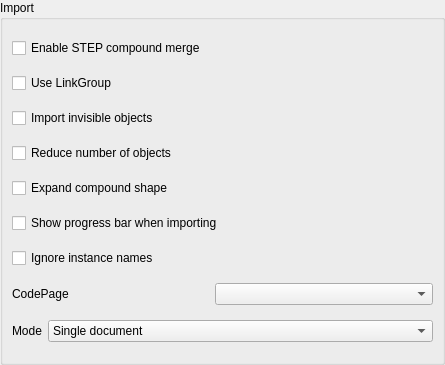
<?xml version="1.0" encoding="UTF-8"?>
<ui version="4.0">
 <class>PartGui::DlgImportStep</class>
 <widget class="QWidget" name="PartGui::DlgImportStep">
  <property name="geometry">
   <rect>
    <x>0</x>
    <y>0</y>
    <width>445</width>
    <height>365</height>
   </rect>
  </property>
  <property name="windowTitle">
   <string>STEP Import Settings</string>
  </property>
  <layout class="QGridLayout" name="gridLayout_4">
   <property name="margin">
    <number>0</number>
   </property>
   <item row="1" column="0">
    <widget class="QGroupBox" name="GroupBox2">
     <property name="title">
      <string>Import</string>
     </property>
     <layout class="QVBoxLayout" name="verticalLayout">
      <item>
       <widget class="Gui::PreauracadheckBox" name="checkBoxMergeCompound">
        <property name="toolTip">
         <string>Merges all shapes into a single compound during import, resolving part instances and applying transforms. Increases import time but does not affect geometry accuracy or rendering quality.</string>
        </property>
        <property name="text">
         <string>Enable STEP compound merge</string>
        </property>
        <property name="prefEntry" stdset="0">
         <cstring>ReadShapeCompoundMode</cstring>
        </property>
        <property name="prefPath" stdset="0">
         <cstring>Mod/Import/hSTEP</cstring>
        </property>
       </widget>
      </item>
      <item>
       <widget class="Gui::PreauracadheckBox" name="checkBoxUseLinkGroup">
        <property name="toolTip">
         <string>Select this to use App::LinkGroup as group container, or else use App::Part</string>
        </property>
        <property name="text">
         <string>Use LinkGroup</string>
        </property>
        <property name="prefEntry" stdset="0">
         <cstring>UseLinkGroup</cstring>
        </property>
        <property name="prefPath" stdset="0">
         <cstring>Mod/Import</cstring>
        </property>
       </widget>
      </item>
      <item>
       <widget class="Gui::PreauracadheckBox" name="checkBoxImportHiddenObj">
        <property name="toolTip">
         <string>Select this to import invisible objects</string>
        </property>
        <property name="text">
         <string>Import invisible objects</string>
        </property>
        <property name="prefEntry" stdset="0">
         <cstring>ImportHiddenObject</cstring>
        </property>
        <property name="prefPath" stdset="0">
         <cstring>Mod/Import</cstring>
        </property>
       </widget>
      </item>
      <item>
       <widget class="Gui::PreauracadheckBox" name="checkBoxReduceObjects">
        <property name="toolTip">
         <string>Reduce number of objects using Link array</string>
        </property>
        <property name="text">
         <string>Reduce number of objects</string>
        </property>
        <property name="prefEntry" stdset="0">
         <cstring>ReduceObjects</cstring>
        </property>
        <property name="prefPath" stdset="0">
         <cstring>Mod/Import</cstring>
        </property>
       </widget>
      </item>
      <item>
       <widget class="Gui::PreauracadheckBox" name="checkBoxExpandCompound">
        <property name="toolTip">
         <string>Expand compound shape with multiple solids</string>
        </property>
        <property name="text">
         <string>Expand compound shape</string>
        </property>
        <property name="prefEntry" stdset="0">
         <cstring>ExpandCompound</cstring>
        </property>
        <property name="prefPath" stdset="0">
         <cstring>Mod/Import</cstring>
        </property>
       </widget>
      </item>
      <item>
       <widget class="Gui::PreauracadheckBox" name="checkBoxShowProgress">
        <property name="toolTip">
         <string>Show progress bar when importing</string>
        </property>
        <property name="text">
         <string>Show progress bar when importing</string>
        </property>
        <property name="prefEntry" stdset="0">
         <cstring>ShowProgress</cstring>
        </property>
        <property name="prefPath" stdset="0">
         <cstring>Mod/Import</cstring>
        </property>
       </widget>
      </item>
      <item>
       <widget class="Gui::PreauracadheckBox" name="checkBoxUseBaseName">
        <property name="toolTip">
         <string>Do not use instance names. Useful for some legacy STEP files with non-meaningful auto-generated instance names.</string>
        </property>
        <property name="text">
         <string>Ignore instance names</string>
        </property>
        <property name="prefEntry" stdset="0">
         <cstring>UseBaseName</cstring>
        </property>
        <property name="prefPath" stdset="0">
         <cstring>Mod/Import</cstring>
        </property>
       </widget>
      </item>
      <item>
       <layout class="QHBoxLayout" name="horizontalLayout_2">
        <item>
         <widget class="QLabel" name="label_6">
          <property name="enabled">
           <bool>true</bool>
          </property>
          <property name="minimumSize">
           <size>
            <width>197</width>
            <height>0</height>
           </size>
          </property>
          <property name="text">
           <string>CodePage</string>
          </property>
         </widget>
        </item>
        <item>
         <widget class="Gui::PreauracadomboBox" name="comboBoxImportCodePage">
          <property name="sizePolicy">
           <sizepolicy hsizetype="Expanding" vsizetype="Fixed">
            <horstretch>0</horstretch>
            <verstretch>0</verstretch>
           </sizepolicy>
          </property>
          <property name="prefEntry" stdset="0">
           <cstring>ImportCodePage</cstring>
          </property>
          <property name="prefPath" stdset="0">
           <cstring>Mod/Import</cstring>
          </property>
         </widget>
        </item>
       </layout>
      </item>
      <item>
       <layout class="QHBoxLayout" name="horizontalLayout">
        <item>
         <widget class="QLabel" name="label_5">
          <property name="text">
           <string>Mode</string>
          </property>
         </widget>
        </item>
        <item>
         <widget class="Gui::PreauracadomboBox" name="comboBoxImportMode">
          <property name="sizePolicy">
           <sizepolicy hsizetype="Expanding" vsizetype="Fixed">
            <horstretch>0</horstretch>
            <verstretch>0</verstretch>
           </sizepolicy>
          </property>
          <property name="prefEntry" stdset="0">
           <cstring>ImportMode</cstring>
          </property>
          <property name="prefPath" stdset="0">
           <cstring>Mod/Import</cstring>
          </property>
          <item>
           <property name="text">
            <string>Single document</string>
           </property>
          </item>
          <item>
           <property name="text">
            <string>Assembly per document</string>
           </property>
          </item>
          <item>
           <property name="text">
            <string>Assembly per document in sub-directory</string>
           </property>
          </item>
          <item>
           <property name="text">
            <string>Object per document</string>
           </property>
          </item>
          <item>
           <property name="text">
            <string>Object per document in sub-directory</string>
           </property>
          </item>
         </widget>
        </item>
       </layout>
      </item>
     </layout>
    </widget>
   </item>
  </layout>
 </widget>
 <customwidgets>
  <customwidget>
   <class>Gui::PreauracadheckBox</class>
   <extends>QCheckBox</extends>
   <header>Gui/PrefWidgets.h</header>
  </customwidget>
  <customwidget>
   <class>Gui::PreauracadomboBox</class>
   <extends>QComboBox</extends>
   <header>Gui/PrefWidgets.h</header>
  </customwidget>
 </customwidgets>
 <tabstops>
  <tabstop>checkBoxMergeCompound</tabstop>
  <tabstop>checkBoxUseLinkGroup</tabstop>
  <tabstop>checkBoxImportHiddenObj</tabstop>
  <tabstop>checkBoxReduceObjects</tabstop>
  <tabstop>checkBoxExpandCompound</tabstop>
  <tabstop>checkBoxUseBaseName</tabstop>
  <tabstop>comboBoxImportMode</tabstop>
 </tabstops>
 <resources/>
 <connections/>
</ui>
